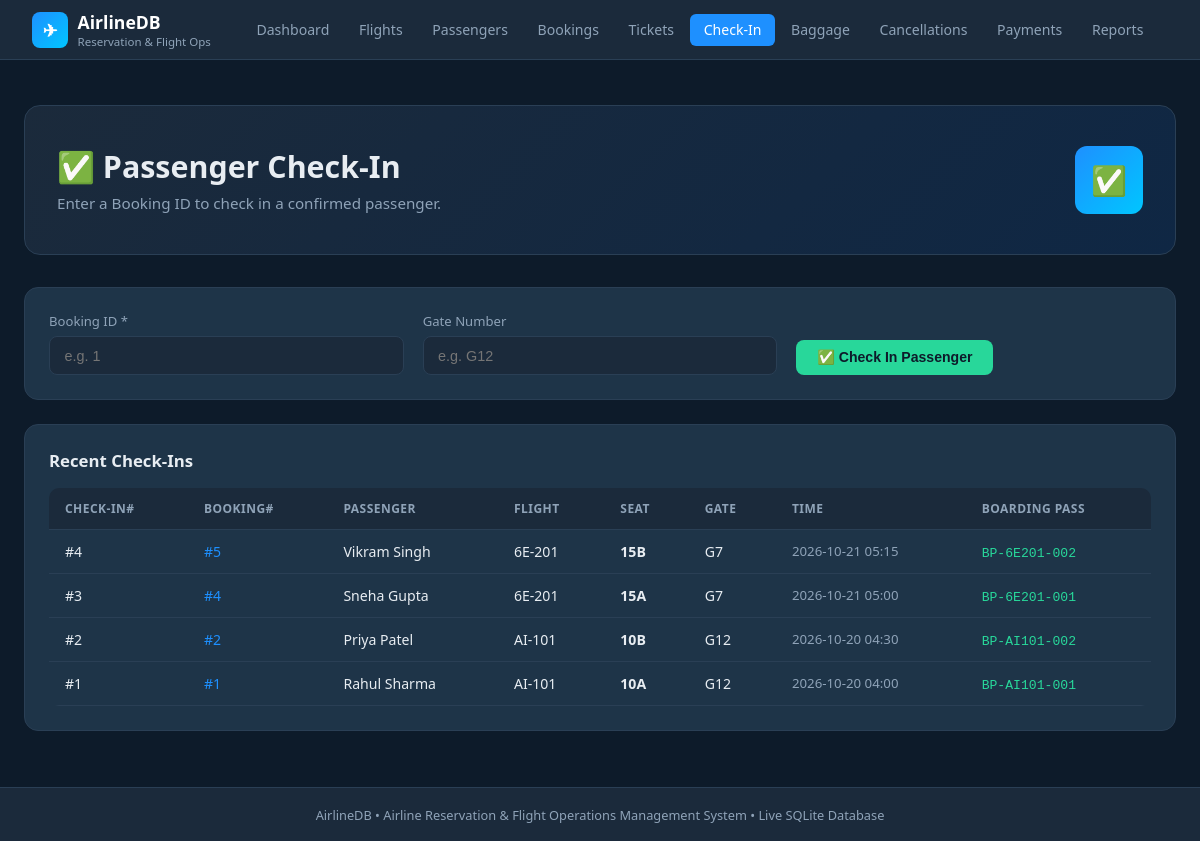
Page /checkin/ on the committed database.
### tables this page shows
CREATE TABLE checkins (
    checkin_id      INTEGER PRIMARY KEY AUTOINCREMENT,
    booking_id      INTEGER NOT NULL UNIQUE REFERENCES bookings(booking_id),
    checkin_time    TEXT NOT NULL DEFAULT (datetime('now')),
    gate_number     TEXT,
    boarding_pass   TEXT UNIQUE              -- generated boarding-pass number
);

CREATE TABLE bookings (
    booking_id     INTEGER PRIMARY KEY AUTOINCREMENT,
    passenger_id   INTEGER NOT NULL REFERENCES passengers(passenger_id),
    flight_id      TEXT NOT NULL REFERENCES flights(flight_id),
    booking_date   TEXT NOT NULL DEFAULT (datetime('now')),
    booking_status TEXT NOT NULL DEFAULT 'Confirmed'
                   CHECK (booking_status IN ('Confirmed','Cancelled','Pending')),
    total_fare     REAL NOT NULL CHECK (total_fare >= 0)
);

CREATE TABLE seats (
    seat_id     INTEGER PRIMARY KEY AUTOINCREMENT,
    aircraft_id TEXT NOT NULL REFERENCES aircraft(aircraft_id) ON DELETE CASCADE,
    seat_number TEXT NOT NULL,              -- e.g. 12A
    seat_class  TEXT NOT NULL DEFAULT 'Economy'
                CHECK (seat_class IN ('Economy','Business','First')),
    UNIQUE (aircraft_id, seat_number)
);

### app/routes/checkin.py (the view, shortened to what this page needs)
@checkin_bp.route("/", methods=["GET","POST"])
def index():
    checkins = query("""
        SELECT ci.checkin_id, b.booking_id,
               p.first_name||' '||p.last_name AS passenger,
               b.flight_id, s.seat_number, ci.gate_number,
               ci.checkin_time, ci.boarding_pass
        FROM checkins ci
        JOIN bookings b ON b.booking_id=ci.booking_id
        JOIN passengers p ON p.passenger_id=b.passenger_id
        JOIN tickets t ON t.booking_id=b.booking_id
        JOIN seats s ON s.seat_id=t.seat_id
        ORDER BY ci.checkin_id DESC
    """)
    return render_template("checkin/index.html", checkins=checkins)

### app/db.py (called while the page is built)
def get_db():
    os.makedirs(os.path.dirname(DB_PATH), exist_ok=True)
    conn = sqlite3.connect(DB_PATH)
    conn.execute("PRAGMA foreign_keys = ON")
    conn.row_factory = sqlite3.Row
    return conn

def query(sql, params=(), one=False):
    conn = get_db()
    cur  = conn.execute(sql, params)
    rows = cur.fetchone() if one else cur.fetchall()
    conn.close()
    return rows

### templates/checkin/index.html (shortened to what this page needs)
{% extends "base.html" %}
{% block content %}
<div class="page-hero">
  <div><h1>✅ Passenger Check-In</h1><p>Enter a Booking ID to check in a confirmed passenger.</p></div>
  <div class="hero-badge">✅</div>
</div>
<div class="card">
  <form method="post" class="form-grid">
    <div class="form-group">
      <label>Booking ID *</label>
      <input name="booking_id" required placeholder="e.g. 1">
    </div>
    <div class="form-group">
      <label>Gate Number</label>
      <input name="gate" placeholder="e.g. G12">
    </div>
    <div style="display:flex;align-items:flex-end">
      <button type="submit" class="btn btn-success">✅ Check In Passenger</button>
    </div>
  </form>
</div>
<div class="card">
  <div class="card-title" style="margin-bottom:1rem">Recent Check-Ins</div>
  <div class="table-wrap">
    <table>
      <thead><tr><th>Check-In#</th><th>Booking#</th><th>Passenger</th><th>Flight</th><th>Seat</th><th>Gate</th><th>Time</th><th>Boarding Pass</th></tr></thead>
      <tbody>
      {% for c in checkins %}
        <tr>
          <td>#{{ c.checkin_id }}</td>
          <td><a href="{{ url_for('bookings.detail', bid=c.booking_id) }}" style="color:var(--accent);text-decoration:none">#{{ c.booking_id }}</a></td>
          <td>{{ c.passenger }}</td>
          <td>{{ c.flight_id }}</td>
          <td><strong>{{ c.seat_number }}</strong></td>
          <td>{{ c.gate_number }}</td>
          <td style="color:var(--muted);font-size:.83rem">{{ c.checkin_time[:16].replace('T',' ') }}</td>
          <td><span style="font-family:monospace;font-size:.82rem;color:var(--success)">{{ c.boarding_pass }}</span></td>
        </tr>
      {% else %}
        <tr><td colspan="8" style="text-align:center;color:var(--muted);padding:2rem">No check-ins yet.</td></tr>
      {% endfor %}
      </tbody>
    </table>
  </div>
</div>
{% endblock %}

### static/css/style.css (style rules this page uses)
:root { --navy: #0d1b2a; --dark: #1b2a3b; --card: #1e3448; --accent: #1e90ff; --accent2: #00c6ff; --success: #28d79a; --warning: #f5a623; --danger: #e94560; --text: #e8edf2; --muted: #8fa3b8; --border: #2a3f55; --white: #ffffff; }
* { box-sizing: border-box; margin: 0; padding: 0; }
body { font-family: 'Segoe UI', system-ui, sans-serif; background: var(--navy); color: var(--text); min-height: 100vh; display: flex; flex-direction: column; }
.page-hero { background: linear-gradient(135deg, var(--dark) 0%, #0f2744 100%); border-radius: 16px; padding: 2.5rem 2rem; margin-bottom: 2rem; border: 1px solid var(--border); display: flex; justify-content: space-between; align-items: center; gap: 1rem; }
.page-hero h1 { font-size: 1.9rem; font-weight: 700; }
.page-hero p { color: var(--muted); margin-top: .4rem; font-size: .95rem; }
.hero-badge { background: linear-gradient(135deg, var(--accent), var(--accent2)); border-radius: 12px; width: 68px; height: 68px; display: flex; align-items: center; justify-content: center; font-size: 1.8rem; flex-shrink: 0; }
.card { background: var(--card); border: 1px solid var(--border); border-radius: 14px; padding: 1.5rem; margin-bottom: 1.5rem; }
.card-title { font-size: 1.05rem; font-weight: 600; }
.table-wrap { overflow-x: auto; border-radius: 10px; }
table { width: 100%; border-collapse: collapse; font-size: .88rem; }
thead th { background: var(--dark); color: var(--muted); padding: .75rem 1rem; text-align: left; font-weight: 600; text-transform: uppercase; font-size: .75rem; letter-spacing: .04em; border-bottom: 1px solid var(--border); }
tbody tr { border-bottom: 1px solid var(--border); transition: background .15s; }
tbody td { padding: .75rem 1rem; vertical-align: middle; }
.form-grid { display: grid; grid-template-columns: repeat(auto-fit, minmax(240px, 1fr)); gap: 1.2rem; }
.form-group { display: flex; flex-direction: column; gap: .4rem; }
.form-group label { font-size: .82rem; color: var(--muted); font-weight: 500; }
.form-group input, .form-group select, .form-group textarea { background: var(--dark); border: 1px solid var(--border); color: var(--text); padding: .65rem .9rem; border-radius: 8px; font-size: .9rem; outline: none; transition: border-color .2s; }
.btn { display: inline-flex; align-items: center; gap: .4rem; padding: .6rem 1.3rem; border-radius: 8px; font-size: .88rem; font-weight: 600; cursor: pointer; border: none; transition: all .2s; text-decoration: none; }
.btn-success { background: var(--success); color: var(--navy); }

### rows in the picture
checkins: checkin_id "4", booking_id "5", passenger "Vikram Singh", flight_id "6E-201", seat_number "15B", gate_number "G7", checkin_time "2026-10-21 05:15", boarding_pass "BP-6E201-002"
checkins: checkin_id "3", booking_id "4", passenger "Sneha Gupta", flight_id "6E-201", seat_number "15A", gate_number "G7", checkin_time "2026-10-21 05:00", boarding_pass "BP-6E201-001"
checkins: checkin_id "2", booking_id "2", passenger "Priya Patel", flight_id "AI-101", seat_number "10B", gate_number "G12", checkin_time "2026-10-20 04:30", boarding_pass "BP-AI101-002"
checkins: checkin_id "1", booking_id "1", passenger "Rahul Sharma", flight_id "AI-101", seat_number "10A", gate_number "G12", checkin_time "2026-10-20 04:00", boarding_pass "BP-AI101-001"
